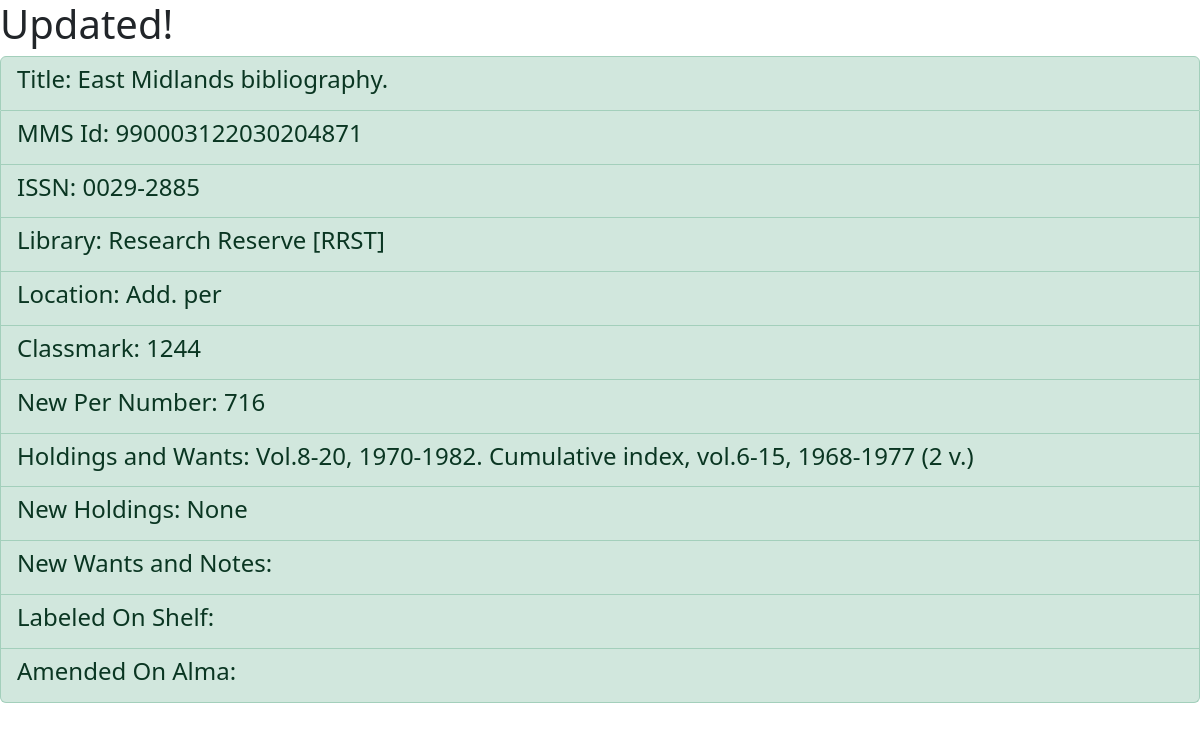
The app's page /updated/1, older data.
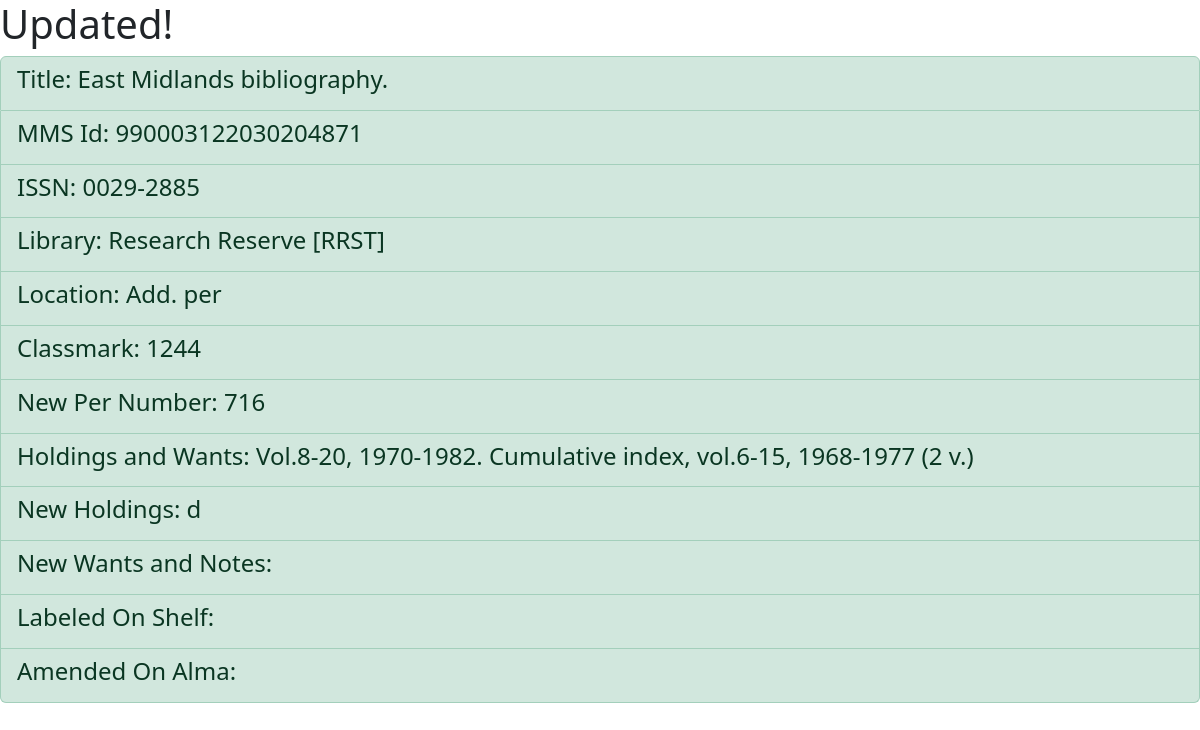
The same page, newer data.
### persDb/models.py (models this page shows, shortened)
class PeriodicalsOctavo(models.Model):
    mms_id = models.TextField(null=False, blank=False)
    issn = models.TextField(null=True, blank=True)
    library_name = models.CharField(max_length=50, null=False, blank=False)
    new_library = models.CharField(max_length=10, null=True, blank=True)
    location_name = models.CharField(max_length=20, null=False, blank=False)
    new_location = models.CharField(max_length=20, null=True, blank=True)
    classmark = models.CharField(max_length=20, null=True, blank = True)
    new_per_number = models.CharField(max_length=10, null=True, blank=True)
    title = models.CharField(max_length=250, null = False, blank=False)
    holdings_and_wants = models.CharField(max_length=500, null=False, blank=False)
    new_holdings = models.CharField(max_length=500, null=True, blank=True)
    new_wants_and_notes = models.CharField(max_length=500, null=True, blank=True)
    labeled_on_shelf = models.BooleanField(default=False)
    amended_on_alma = models.BooleanField(default=False)

### persDb/views.py (the view)
# urls.py: path('updated/<int:id>', update_view, name='update'),
def update_view(request, id):
    obj = get_object_or_404(PeriodicalsOctavo, id = id)
    if request.method == 'POST':
        new_library = request.POST['new_library']
        new_location = request.POST['new_location']
        new_per_number = request.POST['new_per_number']
        new_holdings = request.POST['new_holdings']
        new_wants_and_notes = request.POST['new_wants_and_notes']
        obj.new_library = new_library
        obj.new_location = new_location
        obj.new_per_number = new_per_number
        obj.new_holdings = new_holdings
        obj.new_wants_and_notes = new_wants_and_notes
        obj.save()
        return render(request,'updated.html',{'per_details': PeriodicalsOctavo.objects.get(id=id)})
    else:
        return render(request,'updated.html',{'per_details': PeriodicalsOctavo.objects.get(id=id)})

### persDb/templates/updated.html
{% extends "base.html" %}
{% block content %}
<h1>Updated!</h1>
<ul class="list-group">
    <li class="list-group-item list-group-item-success">
        <h4>Title: {{ per_details.title }}</h4>
    </li>
    <li class="list-group-item list-group-item-success">
        <h4>MMS Id: {{ per_details.mms_id }}</h4>
    </li>
    <li class="list-group-item list-group-item-success">
        <h4>ISSN: {{ per_details.issn }}</h4>
    </li>
    <li class="list-group-item list-group-item-success">
        <h4>Library: {{ per_details.library_name }}</h4>
    </li>
    <li class="list-group-item list-group-item-success">
        <h4>Location: {{ per_details.location_name }}</h4>
    </li>
    <li class="list-group-item list-group-item-success">
        <h4>Classmark: {{ per_details.classmark }}</h4>
    </li>
    <li class="list-group-item list-group-item-success">
        <h4>New Per Number: {{ per_details.new_per_number }}</h4>
    </li>
    <li class="list-group-item list-group-item-success">
        <h4>Holdings and Wants: {{ per_details.holdings_and_wants }}</h4>
    </li>
    <li class="list-group-item list-group-item-success">
        <h4>New Holdings: {{ per_details.new_holdings }}</h4>
    </li>
    <li class="list-group-item list-group-item-success">
        <h4>New Wants and Notes: {{ new_wants_and_notes.new_holdings }}</h4>
    </li>
    <li class="list-group-item list-group-item-success">
        <h4>Labeled On Shelf: {{ labeled_on_shelf.new_holdings }}</h4>
    </li>
    <li class="list-group-item list-group-item-success">
        <h4>Amended On Alma: {{ amended_on_alma.new_holdings }}</h4>
    </li>
  </ul>
{% endblock content %}

Row changes from the older to the newer data that the page shows:
changed PeriodicalsOctavo "East Midlands bibliography.": new_holdings "None" → "d"
